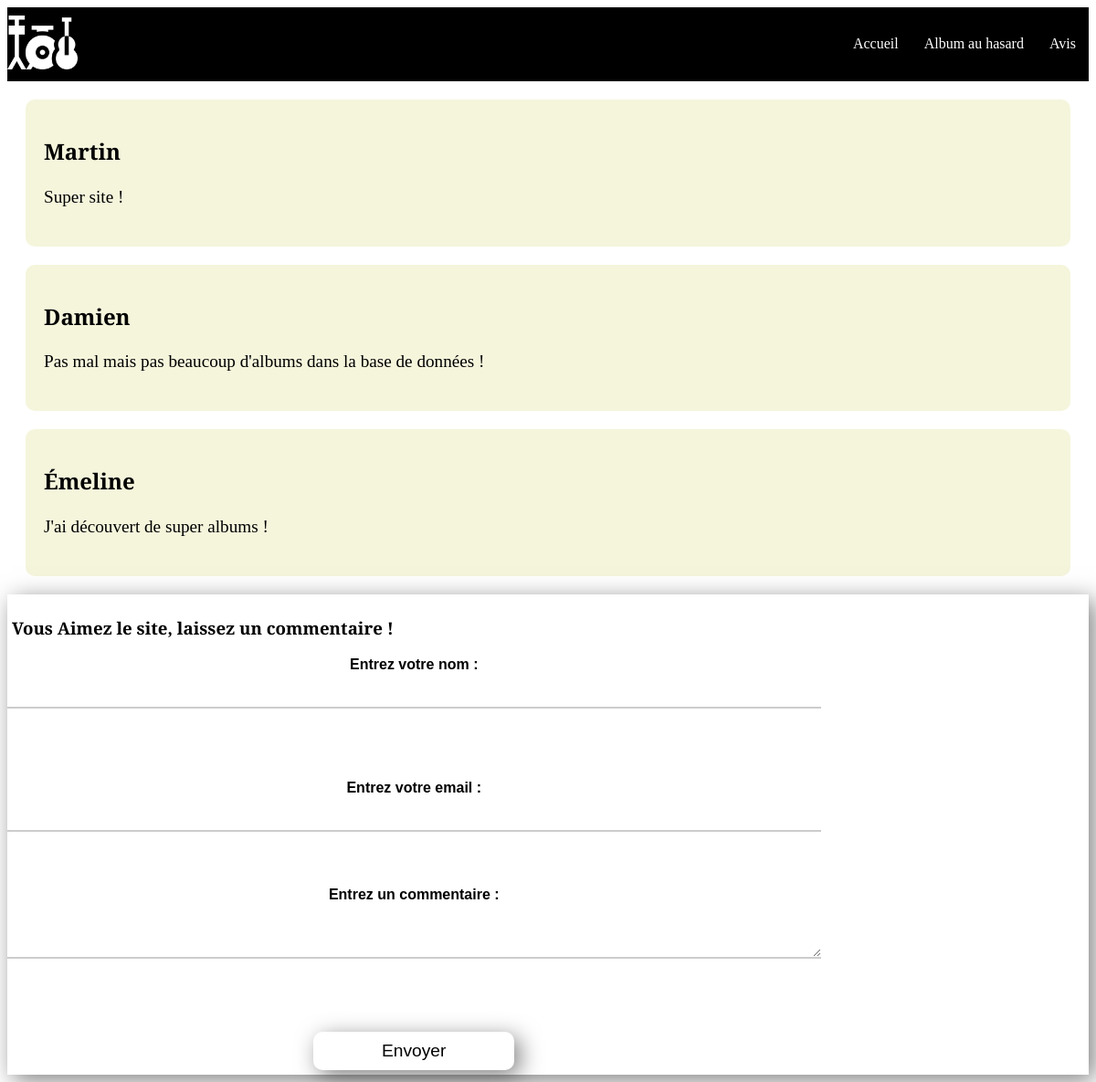
The app's page /comments.php, older data.
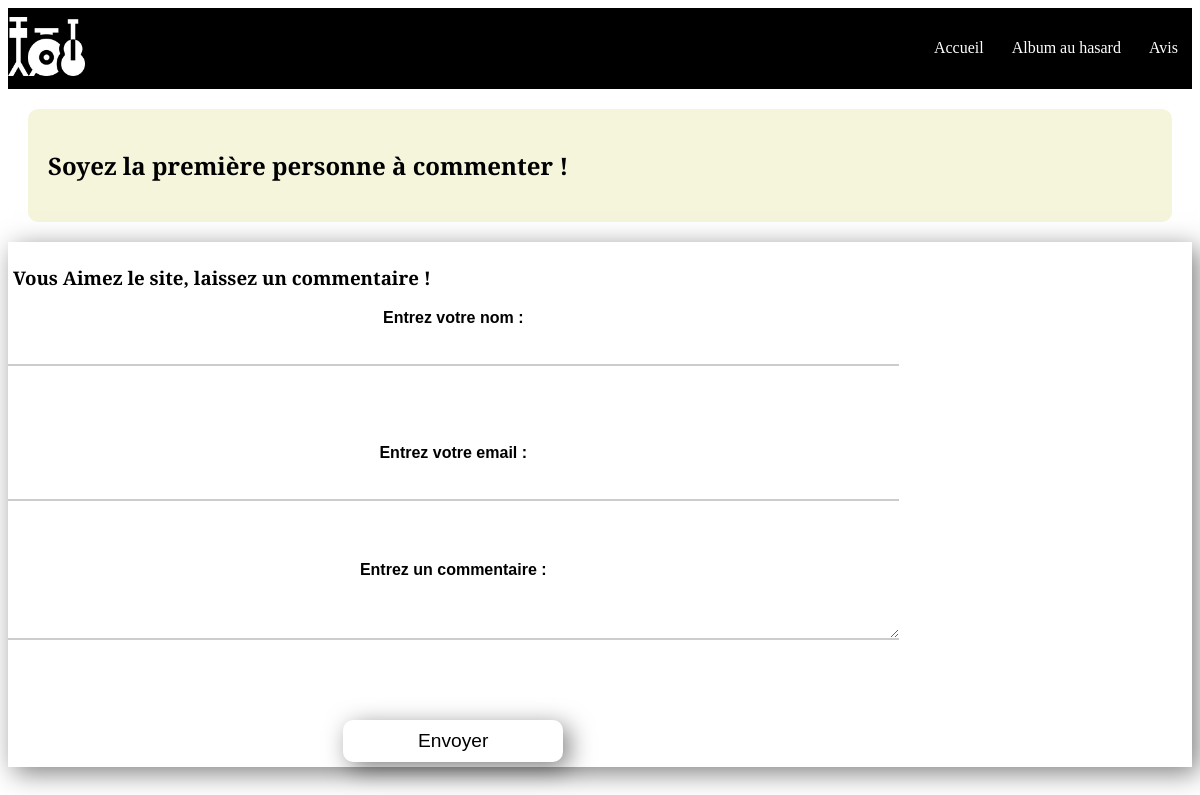
The same page, newer data.
### tables this page shows
CREATE TABLE comments (
					id INTEGER PRIMARY KEY AUTOINCREMENT,
					email VARCHAR,
					user VARCHAR(255) NOT NULL,
					comment VARCHAR NOT NULL
				);

### assets/php/models/Traduction.php (called while the page is built, shortened)
<?php
class Traduction {
	private $_fr;
	function __construct($fr, $en) {
		$this->_fr = $fr;
	}
    public function getFr(): ?string {
        return $this->_fr;
    }
}

### assets/php/models/Database.php (called while the page is built, shortened)
<?php
require_once 'Comment.php';
class Database {
	private $pdo;
	function __construct($path) {
		$this->pdo = $this->connect($path);
	}
	function connect($path) {
		if($this->pdo==null) {
				$this->pdo = new PDO('sqlite:'. $path .'database.db');
				$this->pdo->setAttribute(PDO::ATTR_ERRMODE, PDO::ERRMODE_EXCEPTION);
				$this->pdo->query('CREATE TABLE IF NOT EXISTS albums (
					id INTEGER PRIMARY KEY AUTOINCREMENT,
					title VARCHAR(255) NOT NULL,
					descript VARCHAR NOT NULL,
					artist VARCHAR NOT NULL,
					ranking INTEGER NOT NULL,
					uri VARCHAR
				)');
				$this->pdo->query('CREATE TABLE IF NOT EXISTS comments (
					id INTEGER PRIMARY KEY AUTOINCREMENT,
					email VARCHAR,
					user VARCHAR(255) NOT NULL,
					comment VARCHAR NOT NULL
				)');
				$this->initDatabase();
		}
		return $this->pdo;
	}
	public function getComments() {
		$stmt = $this->pdo->query('SELECT * FROM comments');
		$comments = [];
		while ($row = $stmt->fetch(PDO::FETCH_ASSOC)) {
			$comment = new Comment($row['email'], $row['user'], $row['comment']);
			$comment->setId($row['id']);
			$comments[] = $comment;
		}
		return $comments;
	}
	private function initDatabase() {
        $stmt = $this->pdo->query('SELECT COUNT(*) FROM albums');
        $count = $stmt->fetchColumn();
    }
}

### assets/php/models/Comment.php (called while the page is built, shortened)
<?php
class Comment {
	private $_user;
	private $_comment;
	function __construct($email, $user, $comment) {
		$this->_user = $user;
		$this->_comment = $comment;
	}
    public function getUser(): ?string {
        return $this->_user;
    }
    public function getComment(): ?string {
        return $this->_comment;
    }
}

### comments.php (the view, shortened to what this page needs)
<!DOCTYPE html>
<html>
    <?php
        include 'assets/php/models/Traduction.php';
        include 'assets/php/models/Comment.php';
    ?>
    <head>
        <link rel="stylesheet" href="assets/css/style.css">
    </head>
    <body>
        <?php
            include 'assets/php/header.php';
            require_once 'assets/php/models/Database.php';
            $db = new Database('assets/php/db/');
            $comments = $db->getComments();
            if (empty($comments)) {
                $emptyComment = new Traduction("Soyez la première personne à commenter !", "Be the first to comment !");
                if (strpos($userLang, 'fr') !== false) {
                    $msg = $emptyComment->getFr();
                } else {
                    $msg = $emptyComment->getEn();
                }
                echo    '<article>'.
                            '<h2>'.
                                $msg .
                            '</h2>' .
                        '</article>';
            }
            else {
                foreach ($comments as $comment) {
                    echo '<article>'.
                            '<h2>'.
                                $comment->getUser() .
                            '</h2>' .
                            '<p class="comment-content">' .
                                $comment->getComment() .
                            '</p>' .
                        '</article>';
                }
            }
        ?>
        <?php include 'assets/php/footer.php'?>
    </body>
</html>

### assets/php/header.php
<header>
	<nav>
		<a href="./index.php">
			<img src="assets/img/music-band.png" alt="Icone groupe de musique"/>
		</a>
		<ul class="nav_list">
			<li>
				<a href="./index.php">
					<?php
						$userLang = 'fr';
						$home = new Traduction("Accueil", "Home");
						if (strpos($userLang, 'fr') !== false) {
							echo $home->getFr();
						} else {
							echo $home->getEn();
						}
					?>
				</a>
			</li>
        	<li>
				<a href="./details.php">
					<?php
						$random = new Traduction("Album au hasard", "Random album");
						if (strpos($userLang, 'fr') !== false) {
							echo $random->getFr();
						} else {
							echo $random->getEn();
						}
					?>
				</a>
			</li>
        	<li> <a href="./comments.php">
			<?php
					$comments = new Traduction("Avis", "Comments");
					if (strpos($userLang, 'fr') !== false) {
						echo $comments->getFr();
					} else {
						echo $comments->getEn();
					}
					?>
			</a></li>
		</ul>
	</nav>
</header>

### assets/php/footer.php (shortened to what this page needs)
<footer>
    <?php
        $userLang = 'fr';
    ?>
    <h3>
        <?php
                $leaveComment = new Traduction("Vous Aimez le site, laissez un commentaire !", "You like the website ? Leave a comment !");
                if (strpos($userLang, 'fr') !== false) {
                    echo $leaveComment->getFr();
                } else {
                    echo $leaveComment->getEn();
                }
        ?>
    </h3>
    <form id="email_form" action="assets/php/envoi_form.php" method="POST" enctype="multipart/form-data">
        <label for="name">
            <?php
                $name = new Traduction("Entrez votre nom :", "Enter your name :");
                if (strpos($userLang, 'fr') !== false) {
                    echo $name->getFr();
                } else {
                    echo $name->getEn();
                }
            ?>
         </label>
        <input id="name" type="text" name="name"><br>
        <p class="text_error" id="name_error"></p><br>
        <label for="email">
            <?php
                $email = new Traduction("Entrez votre email :", "Enter your email :");
                if (strpos($userLang, 'fr') !== false) {
                    echo $email->getFr();
                } else {
                    echo $email->getEn();
                }
            ?>
        </label>
        <input id="email" type="email" name="email" >
        <p class="text_error" id="email_error"></p><br>
        <label for="text">
            <?php
                $comment = new Traduction("Entrez un commentaire : ", "Enter your comment :");
                if (strpos($userLang, 'fr') !== false) {
                    echo $comment->getFr();
                } else {
                    echo $comment->getEn();
                }
            ?>
        </label>
        <textarea id="commentaire" type="text" name="commentaire" ></textarea>
        <p class="text_error" id="comment_error"></p><br>
        <input type="submit" name="submit_button" value="Envoyer">
    </form>
</footer>

### assets/css/style.css (style rules this page uses)
body { font-family: 'Libre Baskerville', serif; word-wrap: break-word; }
nav a img { width: 15%; filter: invert(1); min-height: 50px; min-width: 50px; }
nav { display: flex; align-items: center; justify-content: space-between; background-color: #000; }
nav ul { display: flex; list-style: none; }
nav li a { color: white; padding: 5px 14px; text-decoration: none; word-wrap:normal; display: inline-block; text-align: center; }
footer form { display: flex; flex-direction: column; align-items: center; font-family: Arial, sans-serif; width: 75%; }
footer form label { font-weight: bold; margin-bottom: 5px; }
footer form input[type="text"], footer form input[type="email"], footer form textarea { border: none; border-bottom: 2px solid #ccc; padding: 5px; margin-bottom: 10px; width: 100%; font-size: 1.2rem; }
footer form input[type="submit"] { background-color: #ffff; color: black; border: none; padding: 10px 10px; margin-top: 20px; cursor: pointer; font-size: 1.2rem; width: 25%; border-radius: 10px; box-shadow: 6px 6px 25px rgba(0, 0, 0, 0.5); }
footer { padding: 5px; background-color: #FFF; box-shadow: 6px 6px 25px rgba(0, 0, 0, 0.5); }
article { margin: 20px; padding: 20px; background-color: #F5F5DC; border-radius: 10px; }
article h2 { font-size: 1.5rem; font-weight: bold; }
article p { font-size: 1.2rem; line-height: 1.5; }

Row changes from the older to the newer data that the page shows:
removed comments: user "Martin", comment "Super site !"
removed comments: user "Damien", comment "Pas mal mais pas beaucoup d'albums dans la base de données !"
removed comments: user "Émeline", comment "J'ai découvert de super albums !"
Text that changed along with them:
$msg: (not shown) → "Soyez la première personne à commenter !"
